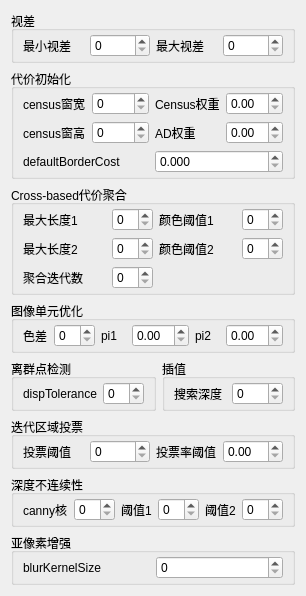
     <widget class="QWidget" name="page_ADCensus">
      <layout class="QGridLayout" name="gridLayout_5">
       <item row="0" column="0" colspan="2">
        <widget class="QGroupBox" name="groupBox_18">
         <property name="title">
          <string>视差</string>
         </property>
         <layout class="QHBoxLayout" name="horizontalLayout_19">
          <property name="topMargin">
           <number>3</number>
          </property>
          <property name="bottomMargin">
           <number>3</number>
          </property>
          <item>
           <widget class="QLabel" name="label">
            <property name="text">
             <string>最小视差</string>
            </property>
           </widget>
          </item>
          <item>
           <widget class="QSpinBox" name="spinBox_dMin">
            <property name="maximum">
             <number>100</number>
            </property>
           </widget>
          </item>
          <item>
           <widget class="QLabel" name="label_2">
            <property name="text">
             <string>最大视差</string>
            </property>
           </widget>
          </item>
          <item>
           <widget class="QSpinBox" name="spinBox_dMax">
            <property name="maximum">
             <number>100</number>
            </property>
           </widget>
          </item>
         </layout>
        </widget>
       </item>
       <item row="2" column="0" colspan="2">
        <widget class="QGroupBox" name="groupBox_9">
         <property name="title">
          <string>Cross-based代价聚合</string>
         </property>
         <layout class="QGridLayout" name="gridLayout_4">
          <property name="topMargin">
           <number>3</number>
          </property>
          <property name="bottomMargin">
           <number>3</number>
          </property>
          <item row="0" column="0" colspan="2">
           <widget class="QLabel" name="label_11">
            <property name="text">
             <string>最大长度1</string>
            </property>
           </widget>
          </item>
          <item row="5" column="0">
           <widget class="QLabel" name="label_8">
            <property name="text">
             <string>聚合迭代数</string>
            </property>
           </widget>
          </item>
          <item row="5" column="2">
           <widget class="QSpinBox" name="spinBox_aggregatingIterations"/>
          </item>
          <item row="1" column="2">
           <widget class="QSpinBox" name="spinBox_maxLength2"/>
          </item>
          <item row="1" column="3" colspan="2">
           <widget class="QLabel" name="label_9">
            <property name="text">
             <string>颜色阈值2</string>
            </property>
           </widget>
          </item>
          <item row="1" column="0" colspan="2">
           <widget class="QLabel" name="label_12">
            <property name="text">
             <string>最大长度2</string>
            </property>
           </widget>
          </item>
          <item row="0" column="6">
           <widget class="QSpinBox" name="spinBox_colorThreshold1"/>
          </item>
          <item row="0" column="2">
           <widget class="QSpinBox" name="spinBox_maxLength1"/>
          </item>
          <item row="0" column="3" colspan="3">
           <widget class="QLabel" name="label_10">
            <property name="text">
             <string>颜色阈值1</string>
            </property>
           </widget>
          </item>
          <item row="1" column="6">
           <widget class="QSpinBox" name="spinBox_colorThreshold2"/>
          </item>
         </layout>
        </widget>
       </item>
       <item row="3" column="0" colspan="2">
        <widget class="QGroupBox" name="groupBox_12">
         <property name="title">
          <string>图像单元优化</string>
         </property>
         <layout class="QHBoxLayout" name="horizontalLayout_13">
          <property name="topMargin">
           <number>3</number>
          </property>
          <property name="bottomMargin">
           <number>3</number>
          </property>
          <item>
           <widget class="QLabel" name="label_13">
            <property name="text">
             <string>色差</string>
            </property>
           </widget>
          </item>
          <item>
           <widget class="QSpinBox" name="spinBox_colorDifference"/>
          </item>
          <item>
           <widget class="QLabel" name="label_15">
            <property name="text">
             <string>pi1</string>
            </property>
           </widget>
          </item>
          <item>
           <widget class="QDoubleSpinBox" name="doubleSpinBox_pi1"/>
          </item>
          <item>
           <widget class="QLabel" name="label_14">
            <property name="text">
             <string>pi2</string>
            </property>
           </widget>
          </item>
          <item>
           <widget class="QDoubleSpinBox" name="doubleSpinBox_pi2"/>
          </item>
         </layout>
        </widget>
       </item>
       <item row="4" column="0">
        <widget class="QGroupBox" name="groupBox_14">
         <property name="title">
          <string>离群点检测</string>
         </property>
         <layout class="QHBoxLayout" name="horizontalLayout_15">
          <property name="topMargin">
           <number>3</number>
          </property>
          <property name="bottomMargin">
           <number>3</number>
          </property>
          <item>
           <widget class="QLabel" name="label_16">
            <property name="text">
             <string>dispTolerance</string>
            </property>
           </widget>
          </item>
          <item>
           <widget class="QSpinBox" name="spinBox_dispTolerance"/>
          </item>
         </layout>
        </widget>
       </item>
       <item row="4" column="1">
        <widget class="QGroupBox" name="groupBox_15">
         <property name="title">
          <string>插值</string>
         </property>
         <layout class="QHBoxLayout" name="horizontalLayout_16">
          <property name="topMargin">
           <number>3</number>
          </property>
          <property name="bottomMargin">
           <number>3</number>
          </property>
          <item>
           <widget class="QLabel" name="label_19">
            <property name="text">
             <string>搜索深度</string>
            </property>
           </widget>
          </item>
          <item>
           <widget class="QSpinBox" name="spinBox_maxSearchDepth"/>
          </item>
         </layout>
        </widget>
       </item>
       <item row="5" column="0" colspan="2">
        <widget class="QGroupBox" name="groupBox_13">
         <property name="title">
          <string>迭代区域投票</string>
         </property>
         <layout class="QHBoxLayout" name="horizontalLayout_14">
          <property name="topMargin">
           <number>3</number>
          </property>
          <property name="bottomMargin">
           <number>3</number>
          </property>
          <item>
           <widget class="QLabel" name="label_17">
            <property name="text">
             <string>投票阈值</string>
            </property>
           </widget>
          </item>
          <item>
           <widget class="QSpinBox" name="spinBox_votingThreshold"/>
          </item>
          <item>
           <widget class="QLabel" name="label_18">
            <property name="text">
             <string>投票率阈值</string>
            </property>
           </widget>
          </item>
          <item>
           <widget class="QDoubleSpinBox" name="doubleSpinBox_votingRatioThreshold"/>
          </item>
         </layout>
        </widget>
       </item>
       <item row="6" column="0" colspan="2">
        <widget class="QGroupBox" name="groupBox_16">
         <property name="title">
          <string>深度不连续性</string>
         </property>
         <layout class="QHBoxLayout" name="horizontalLayout_17">
          <property name="topMargin">
           <number>3</number>
          </property>
          <property name="bottomMargin">
           <number>3</number>
          </property>
          <item>
           <widget class="QLabel" name="label_22">
            <property name="text">
             <string>canny核</string>
            </property>
           </widget>
          </item>
          <item>
           <widget class="QSpinBox" name="spinBox_cannyKernelSize"/>
          </item>
          <item>
           <widget class="QLabel" name="label_20">
            <property name="text">
             <string>阈值1</string>
            </property>
           </widget>
          </item>
          <item>
           <widget class="QSpinBox" name="spinBox_cannyThreshold1"/>
          </item>
          <item>
           <widget class="QLabel" name="label_21">
            <property name="text">
             <string>阈值2</string>
            </property>
           </widget>
          </item>
          <item>
           <widget class="QSpinBox" name="spinBox_cannyThreshold2"/>
          </item>
         </layout>
        </widget>
       </item>
       <item row="1" column="0" colspan="2">
        <widget class="QGroupBox" name="groupBox_8">
         <property name="title">
          <string>代价初始化</string>
         </property>
         <layout class="QGridLayout" name="gridLayout_3">
          <property name="topMargin">
           <number>3</number>
          </property>
          <property name="bottomMargin">
           <number>3</number>
          </property>
          <item row="1" column="3">
           <widget class="QDoubleSpinBox" name="doubleSpinBox_lambdaAD"/>
          </item>
          <item row="1" column="2">
           <widget class="QLabel" name="label_6">
            <property name="text">
             <string>AD权重</string>
            </property>
           </widget>
          </item>
          <item row="0" column="2">
           <widget class="QLabel" name="label_7">
            <property name="text">
             <string>Census权重</string>
            </property>
           </widget>
          </item>
          <item row="3" column="0" colspan="2">
           <widget class="QLabel" name="label_5">
            <property name="text">
             <string>defaultBorderCost</string>
            </property>
           </widget>
          </item>
          <item row="0" column="0">
           <widget class="QLabel" name="label_3">
            <property name="text">
             <string>census窗宽</string>
            </property>
           </widget>
          </item>
          <item row="3" column="2" colspan="2">
           <widget class="QDoubleSpinBox" name="doubleSpinBox_defaultBorderCost">
            <property name="decimals">
             <number>3</number>
            </property>
            <property name="maximum">
             <double>9.999000000000001</double>
            </property>
            <property name="singleStep">
             <double>0.001000000000000</double>
            </property>
           </widget>
          </item>
          <item row="0" column="1">
           <widget class="QSpinBox" name="spinBox_censusWinW"/>
          </item>
          <item row="1" column="0">
           <widget class="QLabel" name="label_4">
            <property name="text">
             <string>census窗高</string>
            </property>
           </widget>
          </item>
          <item row="0" column="3">
           <widget class="QDoubleSpinBox" name="doubleSpinBox_lambdaCensus"/>
          </item>
          <item row="1" column="1">
           <widget class="QSpinBox" name="spinBox_censusWinH"/>
          </item>
         </layout>
        </widget>
       </item>
       <item row="7" column="0" colspan="2">
        <widget class="QGroupBox" name="groupBox_17">
         <property name="title">
          <string>亚像素增强</string>
         </property>
         <layout class="QHBoxLayout" name="horizontalLayout_18">
          <property name="topMargin">
           <number>3</number>
          </property>
          <property name="bottomMargin">
           <number>3</number>
          </property>
          <item>
           <widget class="QLabel" name="label_23">
            <property name="text">
             <string>blurKernelSize</string>
            </property>
           </widget>
          </item>
          <item>
           <widget class="QSpinBox" name="spinBox_blurKernelSize"/>
          </item>
         </layout>
        </widget>
       </item>
      </layout>
     </widget>
